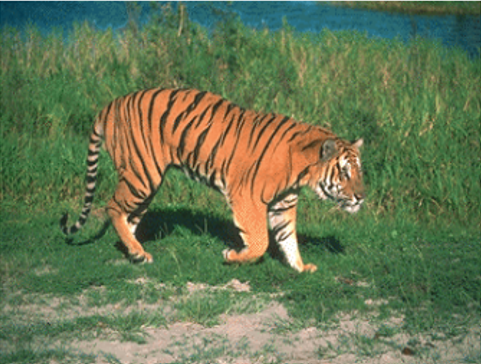
#> input picture experiment5/origin.png, 481 x 364 px, found by its file name
$ python '手动标类.py'
#> lines starting #> are read from the running program, lines starting #| are printed output that depends on the picture; after the words box and inside, x2 and y2 are one past the last pixel; in counts of white or black regions, pixels touching at a corner belong together
import cv2
import numpy as np
import matplotlib.pyplot as plt

# Load the image
image_path = 'F:/DIP/experiment5/origin.png'
image = cv2.imread(image_path)
#> image is the input picture: shape (364, 481, 3); mean B, G, R 84.1, 119, 103.6

# Apply Adaptive Histogram Equalization (CLAHE) for better contrast
clahe = cv2.createCLAHE(clipLimit=2.0, tileGridSize=(8, 8))
lab = cv2.cvtColor(image, cv2.COLOR_BGR2LAB)
#> lab: shape (364, 481, 3); mean of channels 0, 1, 2 122.9, 116.4, 145.9
lab[:, :, 0] = clahe.apply(lab[:, :, 0])
#> lab: shape (364, 481, 3); mean of channels 0, 1, 2 126.8, 116.4, 145.9
enhanced_image = cv2.cvtColor(lab, cv2.COLOR_LAB2BGR)
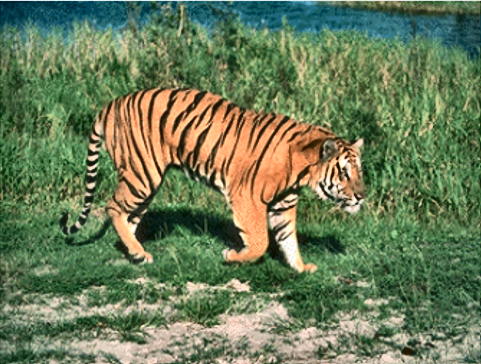
#> enhanced_image: shape (364, 481, 3); mean B, G, R 88.7, 123.9, 107.5

# Manually annotate regions for labeling using OpenCV drawing functions
def draw_circle(event, x, y, flags, param):
    if event == cv2.EVENT_LBUTTONDOWN:
        cv2.circle(annotated_image, (x, y), 5, (0, 0, 255), -1)
        labels_points.append((x, y))

# Create a copy for annotation
annotated_image = enhanced_image.copy()
labels_points = []

cv2.namedWindow('Manual Annotation')
cv2.setMouseCallback('Manual Annotation', draw_circle)

while True:
    cv2.imshow('Manual Annotation', annotated_image)
    if cv2.waitKey(1) & 0xFF == 27:  # Press 'Esc' to exit
#> (key Esc is pressed here)
        break

cv2.destroyAllWindows()

# Reshape the image to be a list of pixels (data for K-Means)
Z = enhanced_image.reshape((-1, 3))
Z = np.float32(Z)

# Define criteria, number of clusters(K) and apply KMeans
criteria = (cv2.TERM_CRITERIA_EPS + cv2.TERM_CRITERIA_MAX_ITER, 100, 0.2)
K = 3
_, labels, centers = cv2.kmeans(Z, K, None, criteria, 10, cv2.KMEANS_RANDOM_CENTERS)
#> centers = [[51.86, 79.63, 49.94], [145.3, 184.1, 212.1], [93.8, 133.9, 107.9]]

# Convert back into uint8, and make the segmented image
centers = np.uint8(centers)
#> centers = [[51, 79, 49], [145, 184, 212], [93, 133, 107]]
segmented_image = centers[labels.flatten()]
segmented_image = segmented_image.reshape((image.shape))
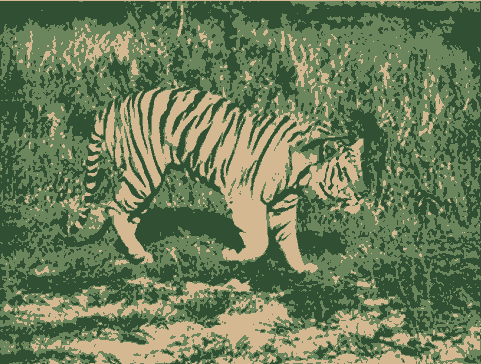
#> segmented_image: shape (364, 481, 3); mean B, G, R 87.9, 123.3, 106.8

# Convert the segmented image to grayscale
gray_segmented = cv2.cvtColor(segmented_image, cv2.COLOR_BGR2GRAY)
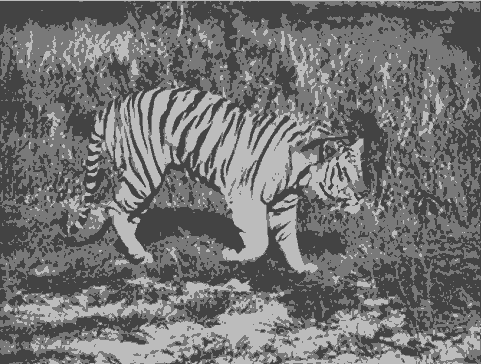
#> gray_segmented: shape (364, 481); min 67, max 188, mean 114.5

# Apply thresholding to create a mask for the foreground
_, kmeans_mask = cv2.threshold(gray_segmented, 0, 255, cv2.THRESH_BINARY + cv2.THRESH_OTSU)
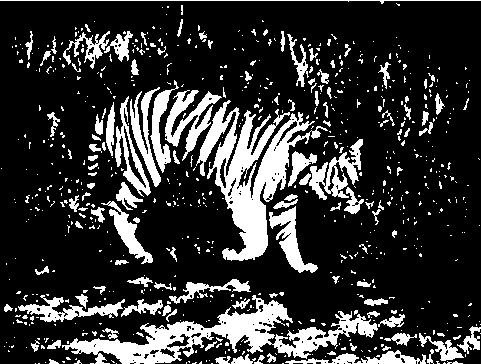
#> kmeans_mask: shape (364, 481); 20.3% white; 735 white regions (613 under 20 px), largest, box (x1, y1, x2, y2) and area: (196, 100, 328, 261) 7113, (62, 295, 378, 364) 6553, (165, 90, 222, 161) 1463

# Use the mask to extract the tiger from the original image
foreground = cv2.bitwise_and(image, image, mask=kmeans_mask)
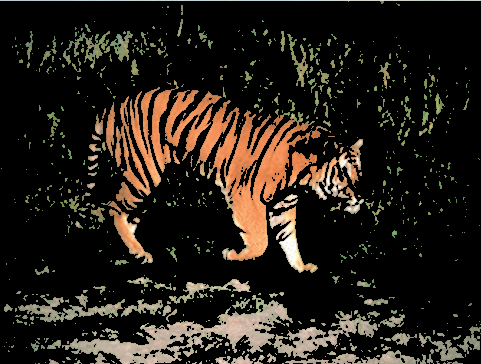
#> foreground: shape (364, 481, 3); mean B, G, R 24.3, 31.9, 38.3

# Display the original image, segmented image, and the extracted foreground using OpenCV
cv2.imshow('Original Image', image)
cv2.imshow('Enhanced Image (CLAHE)', enhanced_image)
cv2.imshow('Segmented Image (K-Means)', segmented_image)
cv2.imshow('Extracted Foreground', foreground)

cv2.waitKey(0)
cv2.destroyAllWindows()
